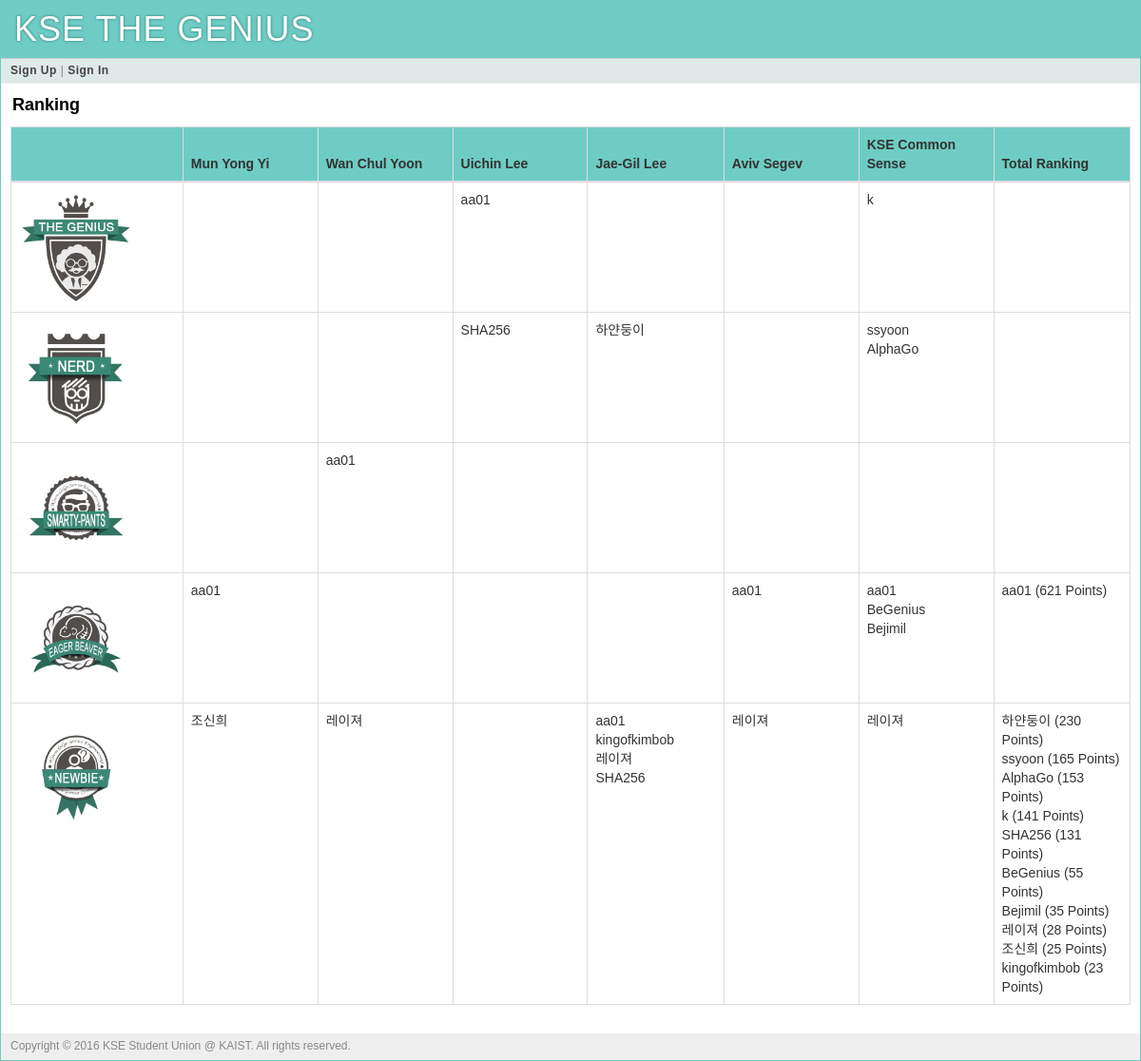
Before: /ranking with the older database file.
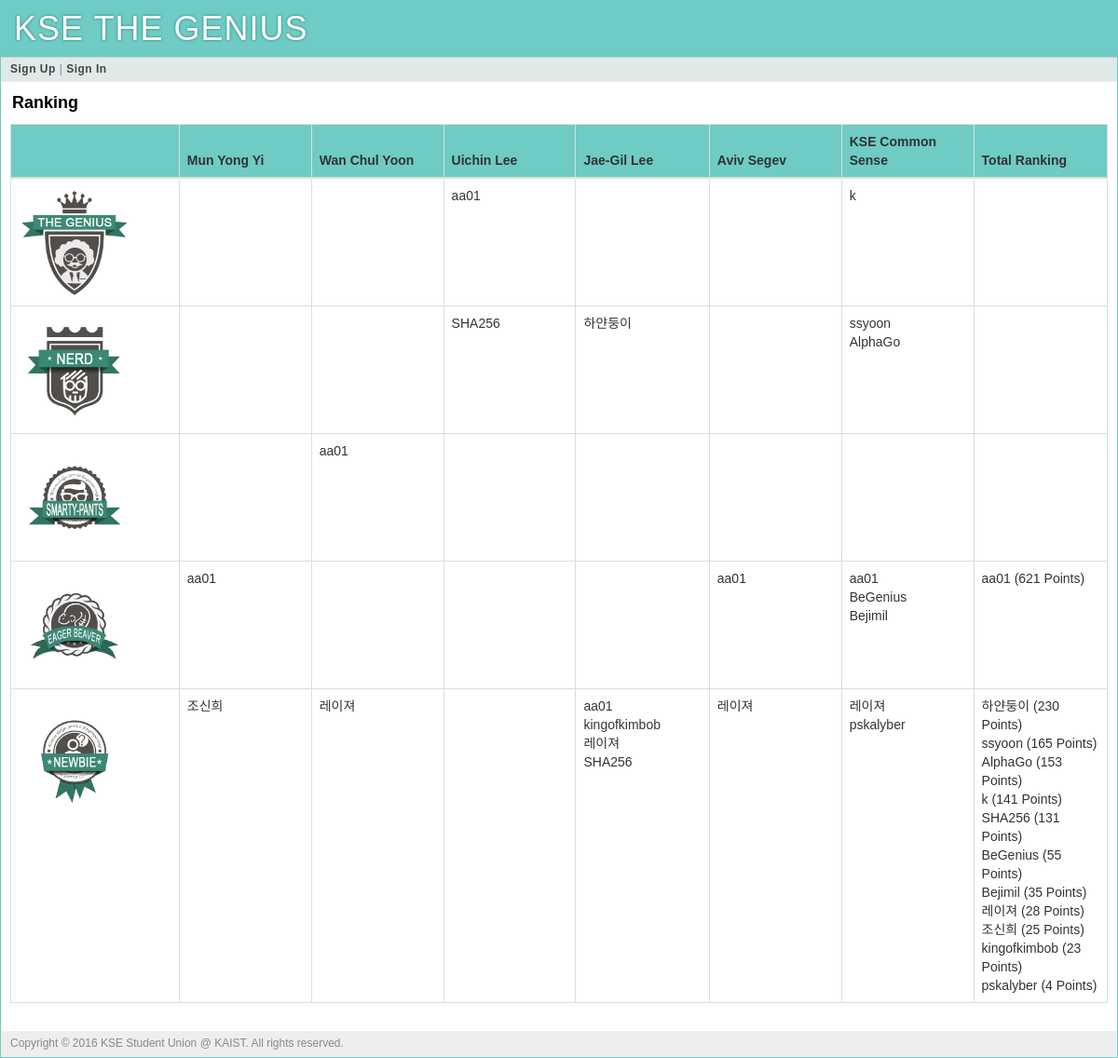
After: the same page with the newer database file.
### tables this page shows
CREATE TABLE "user" (
	`user_id`	integer PRIMARY KEY AUTOINCREMENT,
	`username`	string NOT NULL,
	`name`	string NOT NULL,
	`pw_hash`	string NOT NULL,
	`munyi_point`	integer DEFAULT 0,
	`munyi_last_quiz`	integer DEFAULT 0,
	`wcyoon_point`	integer DEFAULT 0,
	`wcyoon_last_quiz`	integer DEFAULT 0,
	`uclee_point`	integer DEFAULT 0,
	`uclee_last_quiz`	integer DEFAULT 0,
	`jaegil_point`	integer DEFAULT 0,
	`jaegil_last_quiz`	integer DEFAULT 0,
	`aviv_point`	integer DEFAULT 0,
	`aviv_last_quiz`	integer DEFAULT 0,
	`kse_point`	INTEGER DEFAULT 0,
	`kse_last_quiz`	INTEGER DEFAULT 0,
	`total_point`	integer DEFAULT 0
);

### main.py (the view)
@app.route('/')
@app.route('/ranking')
def ranking(post_id=None):
    MUNYI_QUIZ_CNT[1] = query_db('''SELECT count(id) FROM quiz WHERE professor_id="munyi"''', one=True)['count(id)']
    WCYOON_QUIZ_CNT[1] = query_db('''SELECT count(id) FROM quiz WHERE professor_id="wcyoon"''', one=True)['count(id)']
    UCLEE_QUIZ_CNT[1] = query_db('''SELECT count(id) FROM quiz WHERE professor_id="uclee"''', one=True)['count(id)']
    JAEGIL_QUIZ_CNT[1] = query_db('''SELECT count(id) FROM quiz WHERE professor_id="jaegil"''', one=True)['count(id)']
    AVIV_QUIZ_CNT[1] = query_db('''SELECT count(id) FROM quiz WHERE professor_id="aviv"''', one=True)['count(id)']
    KSE_QUIZ_CNT[1] = query_db('''SELECT count(id) FROM quiz WHERE professor_id="kse"''', one=True)['count(id)']
    TOTAL_MAX_POINT[1] = query_db('''SELECT SUM(quiz_value) FROM quiz''', one=True)['SUM(quiz_value)']
    total_score = collections.OrderedDict()
    total_score['genius'] = getUserList(80, 100)
    total_score['nerd'] = getUserList(60, 80)
    total_score['smarty-pants'] = getUserList(40, 60)
    total_score['eager_beaver'] = getUserList(20, 40)
    total_score['newbie'] = getUserList(0, 20)
    return render_template('ranking.html', total_score = total_score)

### main.py (called while the page is built)
def connect_db():
    return sqlite3.connect(app.config['DATABASE'])

def query_db(query, args=(), one=False):
    cur = g.db.execute(query, args)
    rv = [dict((cur.description[idx][0], value)
               for idx, value in enumerate(row)) for row in cur.fetchall()]
    return (rv[0] if rv else None) if one else rv

@app.before_request
def before_request():
    g.db = connect_db()
    g.user = None
    if 'user_id' in session:
        g.user = query_db('select * from user where user_id = ?',
                          [session['user_id']], one=True)

@app.teardown_request
def teardown_request(exception):
    if hasattr(g, 'db'):
        g.db.close()

### templates/ranking.html (shortened to what this page needs)
{% extends "layout.html" %}
{% block title %}
    Ranking
{% endblock %}
{% block body %}
	<div class="page-title">
		<span>{{ self.title() }}</span>
	</div>
	<div class="table-responsive">
  	<table class="table table-bordered table-hover">
		<thead>
  			<tr style="background-color: #6ECCC4;">
  				<th></th>
  				<th>Mun Yong Yi</th>
  				<th>Wan Chul Yoon</th>
  				<th>Uichin Lee</th>
  				<th>Jae-Gil Lee</th>
  				<th>Aviv Segev</th>
  				<th>KSE Common Sense</th>
  				<th>Total Ranking</th>
  			</tr>
  		</thead>
  		<tbody>
			{% for badge, score in total_score.items() %}
			<tr>
				<td class="col-md-1">
					{% if badge=="newbie" %}
						<img src="{{ url_for('static', filename='img/badges/badge_1_newbie.png') }}" alt="Newbie" width="120px">
					{% elif badge=="eager_beaver" %}
						<img src="{{ url_for('static', filename='img/badges/badge_2_eager_beaver.png') }}" alt="Eager Beaver" width="120px">
					{% elif badge=="smarty-pants" %}
						<img src="{{ url_for('static', filename='img/badges/badge_3_smarty-pants.png') }}" alt="Smarty Pants" width="120px">
					{% elif badge=="nerd" %}
						<img src="{{ url_for('static', filename='img/badges/badge_4_nerd.png') }}" alt="Nerd" width="120px">
					{% elif badge=="genius" %}
						<img src="{{ url_for('static', filename='img/badges/badge_5_genius.png') }}" alt="Genius" width="120px">
					{% endif %}
				</td>
				{% for prof, rankers in score.items() %}
					<td class="post-table-title col-md-1">
						{% for ranker in rankers %}
							<span class="post-table-title">
								{% if g.user['username'] == ranker['username'] %}
									<span class="bg-info"><strong>{{ ranker['username'] }}</strong></span>
								{% else %}
									{{ ranker['username'] }}
									{% if prof == 'total_point' %}
										({{ ranker['total_point'] }} Points)
									{% endif %}
								{% endif %}
							</span>
						<br>
						{% endfor %}
					</td>
				{% endfor %}
			</tr>
			{% endfor %}
  		</tbody>
	</table>
	</div>
{% endblock %}

### templates/layout.html (shortened to what this page needs)
<!doctype html>
<html>
<head>
	<link rel="stylesheet" type="text/css" href="{{ url_for('static', filename='bootstrap.min.css') }}">
	<link rel="stylesheet" type="text/css" href="{{ url_for('static', filename='style.css') }}">
</head>
<div class="page">
	<h1>KSE THE GENIUS</h1>
	<div class="navigation">
		{% if g.user %}
			<a href="{{ url_for('course') }}">Quiz Home</a> |
			<a href="{{ url_for('ranking') }}">Ranking</a> |
			<a href="{{ url_for('logout') }}">Logout ({{ g.user.username }})</a>
		{% else %}
			<a href="{{ url_for('register') }}">Sign Up</a> |
			<a href="{{ url_for('login') }}">Sign In</a>
		{% endif %}
	</div>
	<div class="body">{% block body %}{% endblock %}</div>
	<div class="footer">Copyright © 2016 KSE Student Union @ KAIST. All rights reserved.</div>
</div>
</html>

### static/style.css (style rules this page uses)
a { color: black; }
a, a:focus, a:hover, a:active { outline: 0; text-decoration: none; }
div.page { background: white; border: 1px solid #6ECCC4; margin: auto; overflow-y: hidden; }
div.page h1 { background: #6ECCC4; margin: 0; padding: 10px 14px; color: white; letter-spacing: 1px; text-shadow: 0 0 3px #24776F; font-weight: normal; }
div.page div.navigation { background: #DEE9E8; padding: 4px 10px; border-top: 1px solid #ccc; border-bottom: 1px solid #eee; color: #888; font-size: 12px; letter-spacing: 0.5px; }
div.page div.navigation a { color: #444; font-weight: bold; }
div.page div.body { padding: 10px; }
div.page div.footer { background: #eee; color: #888; padding: 5px 10px; font-size: 12px; }
div.page-title { font-size: 18px; color: black; font-weight: bold; margin: 0px 0px 10px 2px; }

Changed rows visible on the page:
added user: username "pskalyber", total_point "4"
